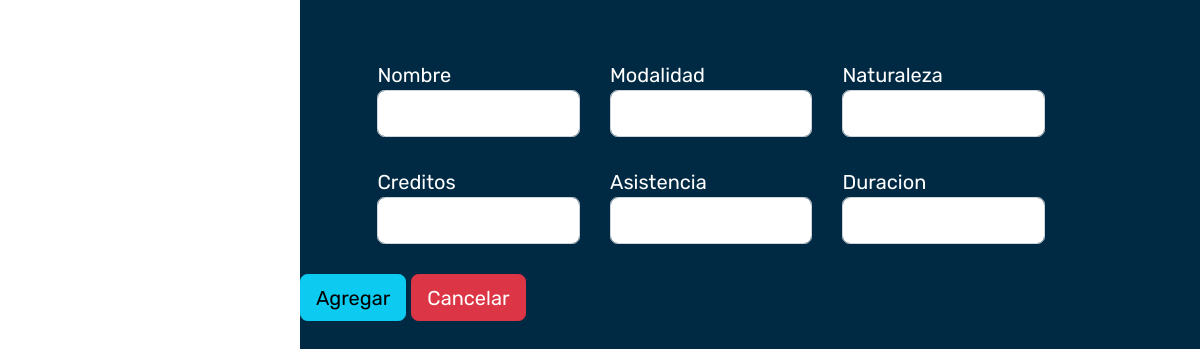
Page /View/CrearCursos.php (signed in) on the earlier database version.
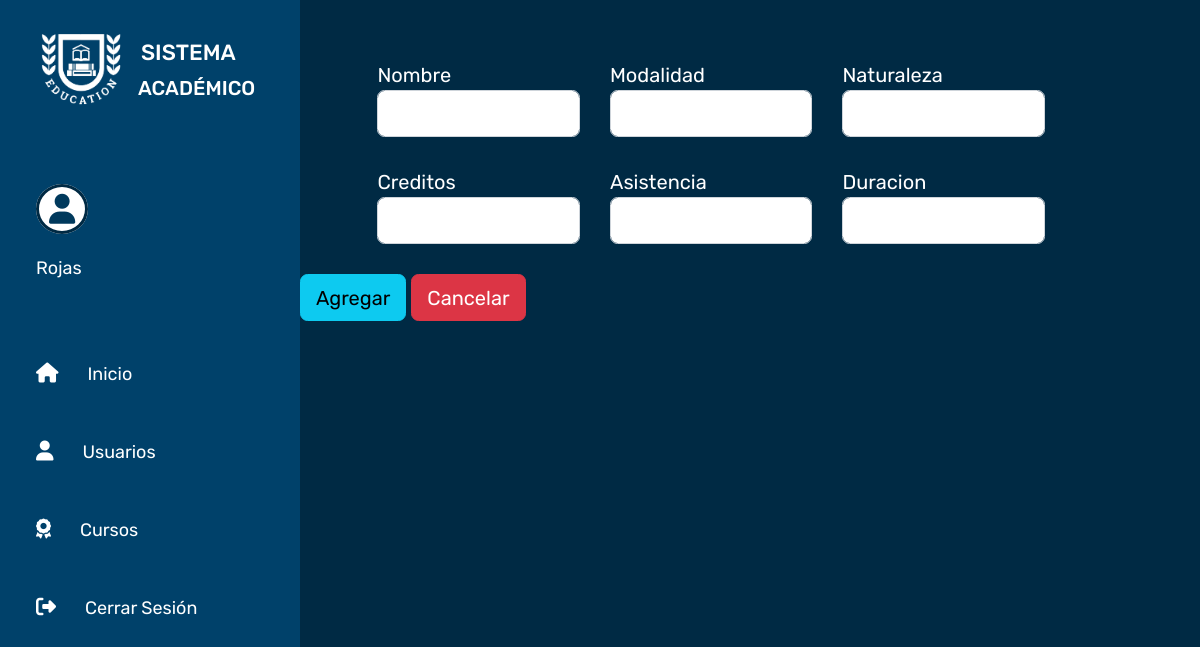
Same page on the later database version.
### tables this page shows
CREATE TABLE `pantallas` (
  `idPantalla` int(11) NOT NULL,
  `redireccion` varchar(100) NOT NULL,
  `icono` varchar(100) NOT NULL,
  `texto` varchar(100) NOT NULL
);

### Model/PantallasModel.php (called while the page is built, shortened)
<?php
function ConsultarMenu($tipoRol)
{
    $enlace = OpenDB();
    $procedimiento = "CALL ConsultarMenu($tipoRol);";
    $datosPantalla = $enlace -> query($procedimiento);
    return $datosPantalla;
}
?>

### Controller/PantallasController.php (the view, shortened to what this page needs)
<?php
include_once __DIR__ . '\..\Model\PantallasModel.php';
function CargarMenu()
{
    $datosMenu = ConsultarMenu($_SESSION["sessionTipoRol"]);
    if($datosMenu -> num_rows > 0)
    {
        echo
        '<section class="sideBar">
        <div class="logo">
             <img src="images/logo.png" width="90px">
             <h1>SISTEMA</h1>
             <h2>ACADÉMICO</h2>
        </div>
        <div>
            <a class="icon-profile"><i class="fa fa-user"></i></a>
            <a class="userName">', $_SESSION["sessionNombre"], '</a>
        </div>
        <div class="menu">
            <ul>
                <li>
                   <i class="fa fa-house"></i>
                   <a href="home.php">Inicio</a>
                </li>';
        while($resultado = mysqli_fetch_array($datosMenu))
        {
            echo
            '<li>
                <i class="' . $resultado["icono"] . '"></i>
                <a href="' . $resultado["redireccion"] . '">' . $resultado["texto"] . '</a>
            </li>';
        }
        echo
           '<li>
                <i class="fa fa-sign-out"></i>
                <a href="../index.php" data-toggle="modal" data-target="#confirmModal" data-backdrop="static" data-keyboard="false">Cerrar Sesión</a>
            </li>
           </ul>
          </div>
        </section>';
    }
}

Differences in the rows shown:
now on this page (row edited): pantallas: texto "Usuarios"
added pantallas: texto "Cursos"
Other differences:
$_SESSION["sessionNombre"]: (not shown) → "Rojas"
text now shown: "SISTEMA ACADÉMICO Inicio Cerrar Sesión"
